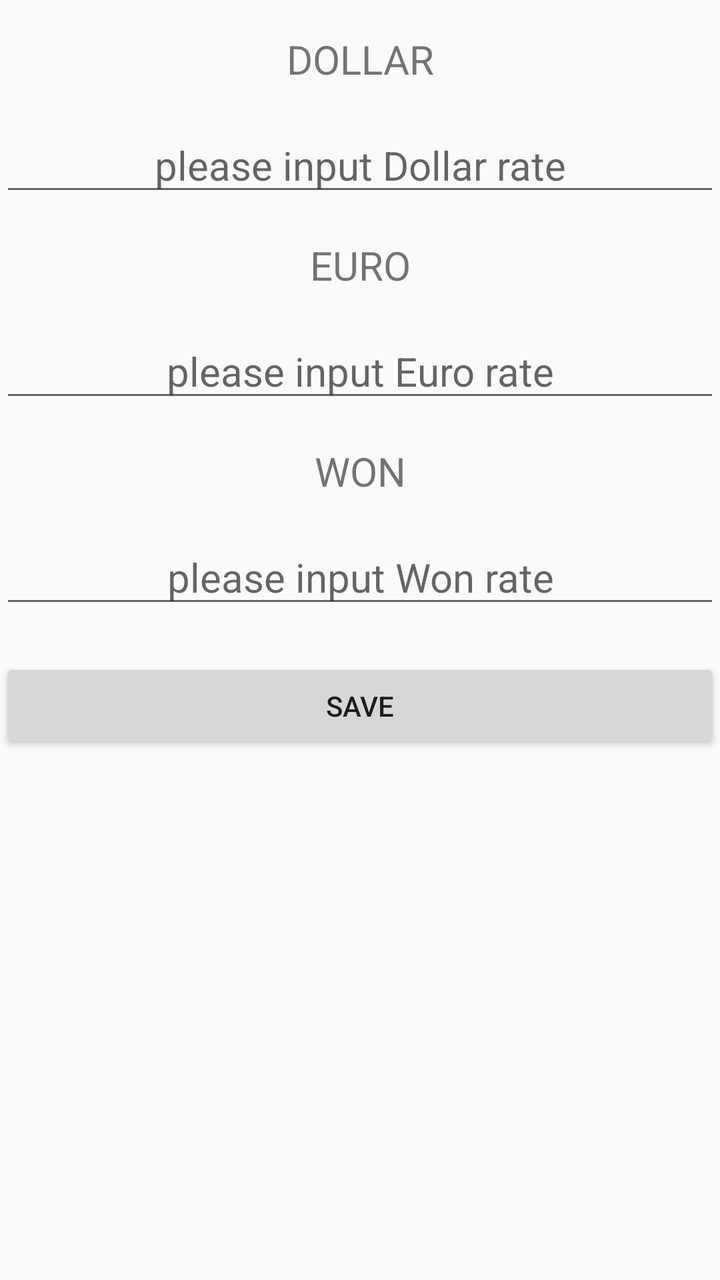
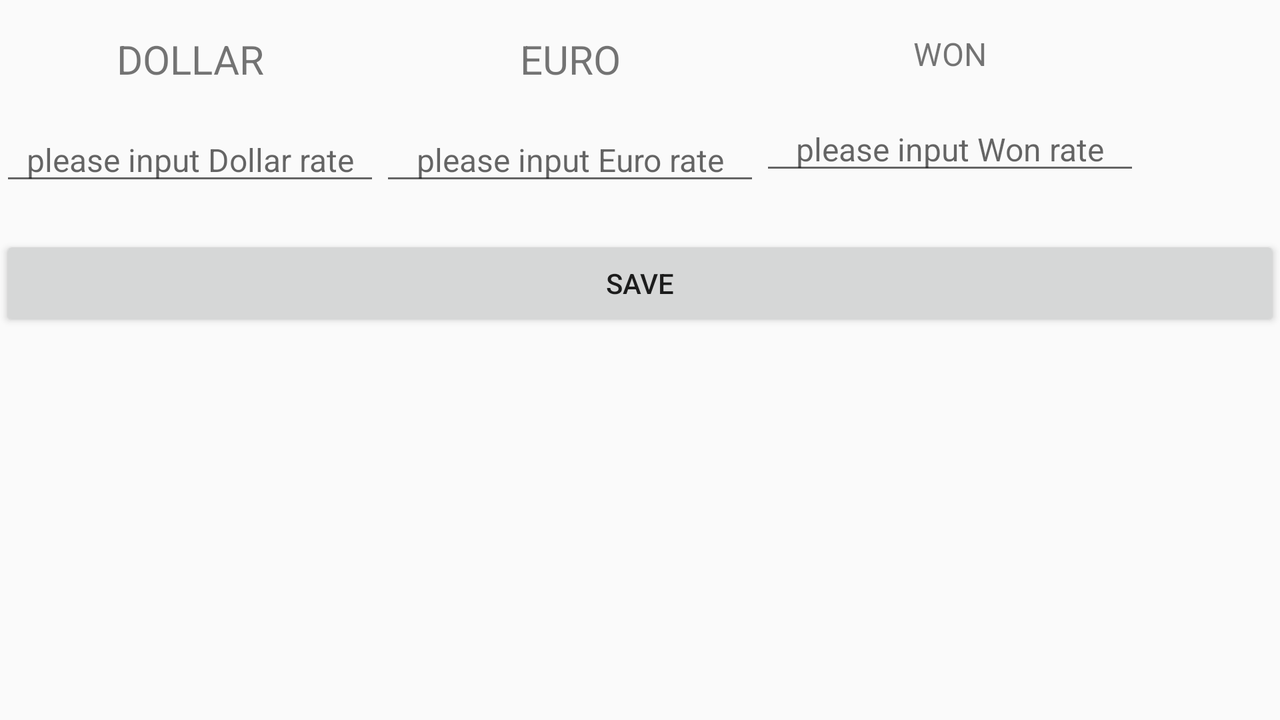

An Android layout and its configuration variant, each rendered on a device that would load it. The default file and the variant file are quoted in full after the pictures.
<!-- AndroidManifest.xml: application theme AppTheme -->
<!-- res/layout/activity_second.xml -->
<?xml version="1.0" encoding="utf-8"?>
<LinearLayout xmlns:android="http://schemas.android.com/apk/res/android"
    android:layout_width="match_parent"
    android:layout_height="match_parent"
    android:orientation="vertical">

    <TextView
        android:layout_width="match_parent"
        android:layout_height="wrap_content"
        android:text="DOLLAR"
        android:textSize="20dp"
        android:layout_marginTop="16dp"
        android:textAlignment="center"/>

    <EditText
        android:id="@+id/dollar_rate"
        android:layout_width="match_parent"
        android:layout_height="wrap_content"
        android:hint="please input Dollar rate"
        android:ems="10"
        android:textSize="20dp"
        android:layout_marginTop="16dp"
        android:inputType="numberDecimal"
        android:textAlignment="center"/>

    <TextView
        android:layout_width="match_parent"
        android:layout_height="wrap_content"
        android:text="EURO"
        android:textSize="20dp"
        android:layout_marginTop="16dp"
        android:textAlignment="center"/>

    <EditText
        android:id="@+id/euro_rate"
        android:layout_width="match_parent"
        android:layout_height="wrap_content"
        android:hint="please input Euro rate"
        android:ems="10"
        android:textSize="20dp"
        android:layout_marginTop="16dp"
        android:inputType="numberDecimal"
        android:textAlignment="center"/>

    <TextView
        android:layout_width="match_parent"
        android:layout_height="wrap_content"
        android:text="WON"
        android:textSize="20dp"
        android:layout_marginTop="16dp"
        android:textAlignment="center"/>

    <EditText
        android:id="@+id/won_rate"
        android:layout_width="match_parent"
        android:layout_height="wrap_content"
        android:hint="please input Won rate"
        android:ems="10"
        android:textSize="20dp"
        android:layout_marginTop="16dp"
        android:inputType="numberDecimal"
        android:textAlignment="center"/>

    <Button
        android:id="@+id/save_rate"
        android:layout_width="match_parent"
        android:layout_height="wrap_content"
        android:text="save"
        android:layout_marginTop="20dp"
        android:onClick="SaveRate"/>

</LinearLayout>
<!-- resources referenced by this layout -->
<resources>
  <style name="AppTheme" parent="Theme.AppCompat.Light.DarkActionBar">
          
          
          <item name="colorPrimary">@android:color/holo_orange_light</item>
          
          <item name="colorPrimaryDark">@android:color/darker_gray</item>
          <item name="colorAccent">@color/colorAccent</item>
          
      </style>
</resources>
<!-- res/layout-land/activity_second.xml (the repository's variant of the layout above) -->
<!-- drawn on the phone turned sideways -->
<?xml version="1.0" encoding="utf-8"?>
<LinearLayout xmlns:android="http://schemas.android.com/apk/res/android"
    android:layout_width="match_parent"
    android:layout_height="match_parent"
    android:orientation="vertical">

    <LinearLayout
        android:layout_width="match_parent"
        android:layout_height="wrap_content"
        android:orientation="horizontal">

        <LinearLayout
            android:layout_width="wrap_content"
            android:layout_height="match_parent"
            android:orientation="vertical">

            <TextView
                android:layout_width="match_parent"
                android:layout_height="wrap_content"
                android:text="DOLLAR"
                android:textSize="20dp"
                android:layout_marginTop="16dp"
                android:textAlignment="center"/>

            <EditText
                android:id="@+id/dollar_rate"
                android:layout_width="match_parent"
                android:layout_height="wrap_content"
                android:hint="please input Dollar rate"
                android:ems="10"
                android:textSize="16dp"
                android:layout_marginTop="16dp"
                android:inputType="numberDecimal"
                android:textAlignment="center"/>

        </LinearLayout>

        <LinearLayout
            android:layout_width="wrap_content"
            android:layout_height="match_parent"
            android:orientation="vertical">

            <TextView
                android:layout_width="match_parent"
                android:layout_height="wrap_content"
                android:text="EURO"
                android:textSize="20dp"
                android:layout_marginTop="16dp"
                android:textAlignment="center"/>

            <EditText
                android:id="@+id/euro_rate"
                android:layout_width="match_parent"
                android:layout_height="wrap_content"
                android:hint="please input Euro rate"
                android:ems="10"
                android:textSize="16dp"
                android:layout_marginTop="16dp"
                android:inputType="numberDecimal"
                android:textAlignment="center"/>

        </LinearLayout>

        <LinearLayout
            android:layout_width="wrap_content"
            android:layout_height="match_parent"
            android:orientation="vertical">

            <TextView
                android:layout_width="match_parent"
                android:layout_height="wrap_content"
                android:text="WON"
                android:textSize="16dp"
                android:layout_marginTop="16dp"
                android:textAlignment="center"/>

            <EditText
                android:id="@+id/won_rate"
                android:layout_width="match_parent"
                android:layout_height="wrap_content"
                android:hint="please input Won rate"
                android:ems="10"
                android:textSize="16dp"
                android:layout_marginTop="16dp"
                android:inputType="numberDecimal"
                android:textAlignment="center"/>

        </LinearLayout>
    </LinearLayout>

    <Button
        android:id="@+id/save_rate"
        android:layout_width="match_parent"
        android:layout_height="wrap_content"
        android:text="save"
        android:layout_marginTop="20dp"
        android:onClick="SaveRate"/>

</LinearLayout>
